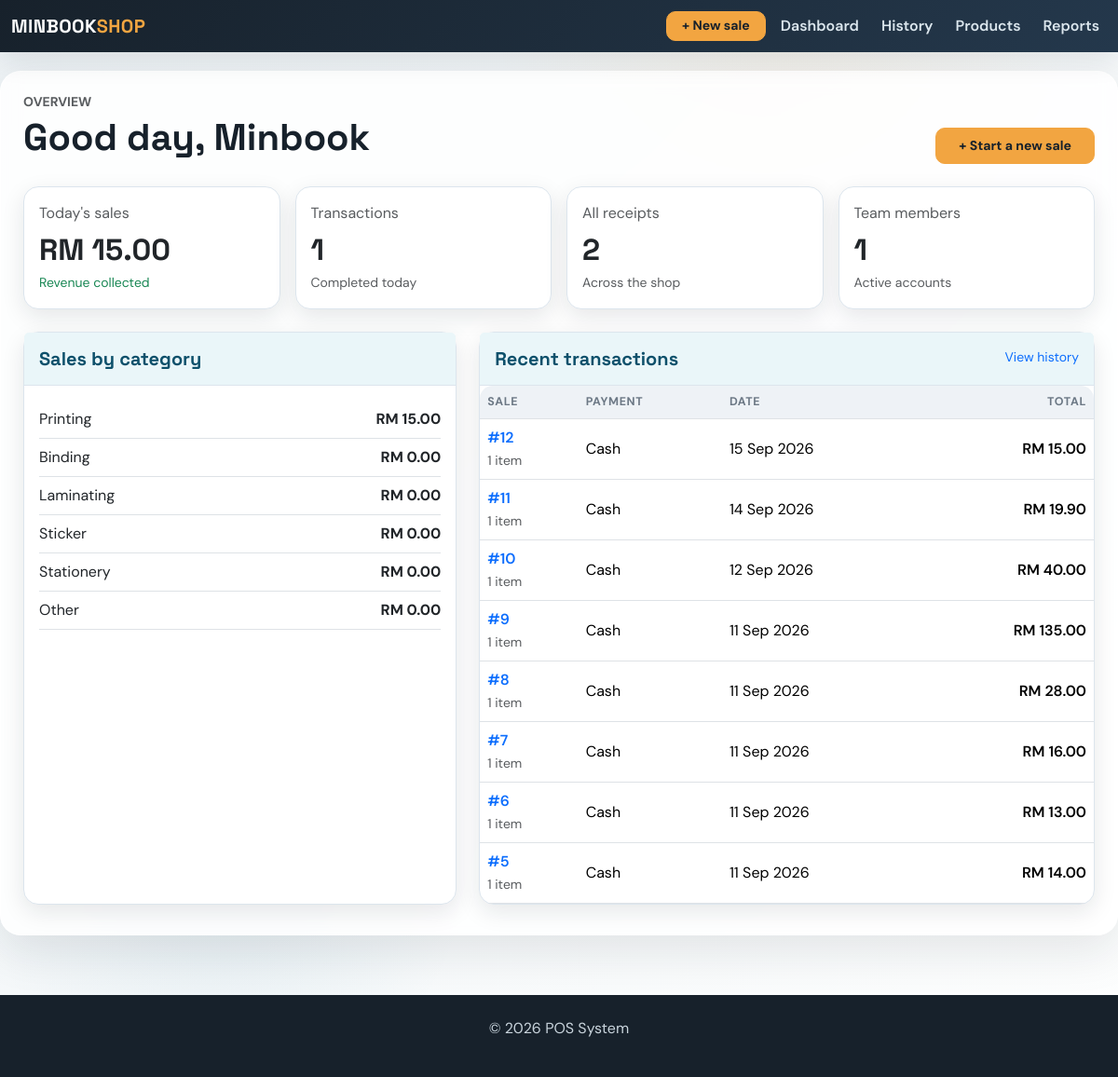
/dashboard, run on the app's committed database.
### app/models.py (models this page shows, shortened)
class SaleItem(db.Model):
    id = db.Column(db.Integer, primary_key=True)
    sale_id = db.Column(db.Integer, db.ForeignKey('sale.id'), nullable=False)
    product_id = db.Column(db.Integer, db.ForeignKey('product.id'), nullable=True)
    category = db.Column(db.String(30), nullable=False)
    description = db.Column(db.Text, nullable=True)
    quantity = db.Column(db.Integer, nullable=False)
    unit_price = db.Column(db.Float, nullable=False)
    line_total = db.Column(db.Float, nullable=False)
    sale = db.relationship('Sale', back_populates='items')
    product = db.relationship('Product', backref=db.backref('sale_items', lazy=True))

class Sale(db.Model):
    id = db.Column(db.Integer, primary_key=True)
    amount = db.Column(db.Float, nullable=False)
    date = db.Column(db.Date, default=datetime.utcnow)
    user_id = db.Column(db.Integer, db.ForeignKey('user.id'), nullable=False)  # ForeignKey to User
    user = db.relationship('User', backref=db.backref('sales', lazy=True))  # Relationship with User
    product_id = db.Column(db.Integer, db.ForeignKey('product.id'), nullable=True)  # Legacy first product
    product = db.relationship('Product', backref=db.backref('sales', lazy=True))  # Relationship with Product
    quantity = db.Column(db.Integer, nullable=True)  # Legacy total quantity
    payment_method = db.Column(db.String(20), nullable=False, default='Cash')
    customer_name = db.Column(db.String(120), nullable=True)
    document_type = db.Column(db.String(20), nullable=False, default='receipt')
    discount = db.Column(db.Float, nullable=False, default=0.00)
    deposit = db.Column(db.Float, nullable=False, default=0.00)
    items = db.relationship('SaleItem', back_populates='sale', cascade='all, delete-orphan')

### app/routes.py (the view)
@main.route('/dashboard')
def dashboard():
    today = date.today()
    today_sales = Sale.query.filter(Sale.date == today).order_by(Sale.id.desc()).all()
    category_sales = {category: 0 for category in SALE_CATEGORIES}
    for sale in today_sales:
        for item in sale.items:
            category_sales[item.category] = round(category_sales.get(item.category, 0) + item.line_total, 2)
    recent_sales = Sale.query.order_by(Sale.id.desc()).limit(8).all()
    return render_template('dashboard.html', total_sales_today=round(sum(sale.amount for sale in today_sales), 2),
                           transaction_count_today=len(today_sales), category_sales=category_sales,
                           recent_sales=recent_sales, total_employees=User.query.count(),
                           total_receipts=Sale.query.filter_by(document_type='receipt').count())

### app/routes.py (called while the page is built)
@main.app_context_processor
def inject_now():
    return {'current_year': datetime.now().year}

### app/templates/dashboard.html (shortened to what this page needs)
{% extends 'base.html' %}
{% block content %}
<div class="d-flex flex-wrap justify-content-between align-items-end gap-3 mb-4">
    <div><p class="text-uppercase text-muted small fw-bold mb-1">Overview</p><h1 class="mb-1">Good day, Minbook</h1></div>
    <a href="{{ url_for('main.add_sale') }}" class="btn btn-warning btn-lg px-4">+ Start a new sale</a>
</div>
<div class="row g-3 mb-4">
    <div class="col-sm-6 col-xl-3"><div class="card h-100"><div class="card-body"><p class="text-muted mb-2">Today's sales</p><h2 class="mb-1">RM {{ '{:,.2f}'.format(total_sales_today) }}</h2><small class="text-success">Revenue collected</small></div></div></div>
    <div class="col-sm-6 col-xl-3"><div class="card h-100"><div class="card-body"><p class="text-muted mb-2">Transactions</p><h2 class="mb-1">{{ transaction_count_today }}</h2><small class="text-muted">Completed today</small></div></div></div>
    <div class="col-sm-6 col-xl-3"><div class="card h-100"><div class="card-body"><p class="text-muted mb-2">All receipts</p><h2 class="mb-1">{{ total_receipts }}</h2><small class="text-muted">Across the shop</small></div></div></div>
    <div class="col-sm-6 col-xl-3"><div class="card h-100"><div class="card-body"><p class="text-muted mb-2">Team members</p><h2 class="mb-1">{{ total_employees }}</h2><small class="text-muted">Active accounts</small></div></div></div>
</div>
<div class="row g-4">
    <div class="col-lg-5"><div class="card h-100"><div class="card-header py-3"><h5 class="mb-0">Sales by category</h5></div><div class="card-body">
        {% for category, amount in category_sales.items() %}<div class="d-flex justify-content-between align-items-center py-2 border-bottom"><span>{{ category }}</span><strong>RM {{ '{:,.2f}'.format(amount) }}</strong></div>{% endfor %}
    </div></div></div>
    <div class="col-lg-7"><div class="card h-100"><div class="card-header py-3 d-flex justify-content-between"><h5 class="mb-0">Recent transactions</h5><a href="{{ url_for('main.sales') }}" class="small text-decoration-none">View history</a></div><div class="table-responsive"><table class="table mb-0"><thead><tr><th>Sale</th><th>Payment</th><th>Date</th><th class="text-end">Total</th></tr></thead><tbody>
        {% for sale in recent_sales %}<tr><td><a class="text-decoration-none fw-semibold" href="{{ url_for('main.view_sale', sale_id=sale.id) }}">#{{ sale.id }}</a><br><small class="text-muted">{{ sale.items|length }} item{{ '' if sale.items|length == 1 else 's' }}</small></td><td>{{ sale.payment_method }}</td><td>{{ sale.date.strftime('%d %b %Y') }}</td><td class="text-end fw-semibold">RM {{ '{:,.2f}'.format(sale.amount) }}</td></tr>{% else %}<tr><td colspan="4" class="text-center text-muted py-5">No transactions yet.</td></tr>{% endfor %}
    </tbody></table></div></div></div>
</div>
{% endblock %}

### app/templates/base.html (style rules this page uses)
:root { --ink: #17212b; --muted: #6c7885; --paper: #eef3f6; --line: #dce5ed; --brand: #146c94; --brand-dark: #0d506b; --brand-soft: #eaf6f9; --accent: #f2a541; --accent-soft: #ffe9cb; --success: #2d936c; --success-soft: #dff8ee; --danger: #b84b45; --shadow: rgba(23,33,43,.10); --table-head: #eef2f6; }
* { box-sizing: border-box; }
body { padding-top: 76px; background: radial-gradient(circle at 70% 0%, rgba(242,165,65,.08), transparent 22%), radial-gradient(circle at 20% 80%, rgba(20,108,148,.08), transparent 20%), linear-gradient(135deg, var(--paper), #fdfefe); color: var(--ink); font-family: 'DM Sans', sans-serif; }
h1, h2, h3, h4, h5, .navbar-brand { font-family: 'Space Grotesk', sans-serif; font-weight: 700; }
.card { border: 1px solid var(--line); border-radius: 16px; box-shadow: 0 8px 24px var(--shadow); background-color: #fff; }
.card-header { background: var(--brand-soft); border-bottom: 1px solid var(--line); color: var(--brand-dark); }
.card-header h5 { color: var(--brand-dark); font-family: 'Space Grotesk', sans-serif; font-weight: 700; }
.btn { border-radius: 10px; font-weight: 700; font-size: .88rem; transition: all .2s ease; }
.btn-warning { background: var(--accent); border-color: var(--accent); color: #17212b; }
.table { --bs-table-bg: transparent; vertical-align: middle; }
.table thead th { color: var(--muted); background: var(--table-head); font-size: .78rem; letter-spacing: .05em; text-transform: uppercase; border-bottom-width: 1px; }
.table tbody tr { transition: background-color .2s ease, transform .2s ease; }
.table-responsive { border-radius: 14px; }

### data on the page
SaleItem: category "Printing", amount "15.00"
Sale: id "12", items|length "1", payment_method "Cash", date "15 Sep 2026", amount "15.00"
Sale: id "11", items|length "1", payment_method "Cash", date "14 Sep 2026", amount "19.90"
Sale: id "10", items|length "1", payment_method "Cash", date "12 Sep 2026", amount "40.00"
Sale: id "9", items|length "1", payment_method "Cash", date "11 Sep 2026", amount "135.00"
Sale: id "8", items|length "1", payment_method "Cash", date "11 Sep 2026", amount "28.00"
Sale: id "7", items|length "1", payment_method "Cash", date "11 Sep 2026", amount "16.00"
Sale: id "6", items|length "1", payment_method "Cash", date "11 Sep 2026", amount "13.00"
Sale: id "5", items|length "1", payment_method "Cash", date "11 Sep 2026", amount "14.00"

### other printed values
{{ '{:,.2f}'.format(total_sales_today) }} "15.00"
{{ transaction_count_today }} "1"
{{ total_receipts }} "2"
{{ total_employees }} "1"
{{ category }} "Binding" "Laminating" "Sticker" "Stationery" "Other"
{{ '{:,.2f}'.format(amount) }} "0.00" "0.00" "0.00" "0.00" "0.00"
